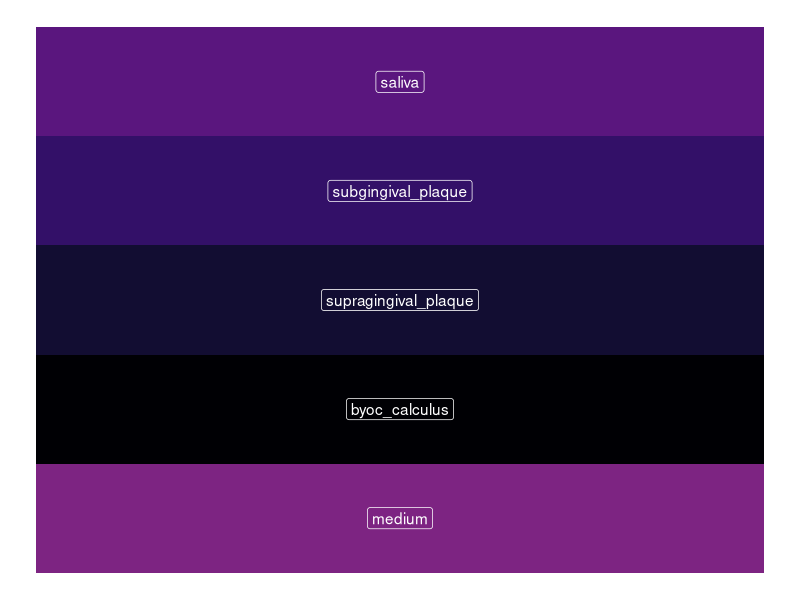
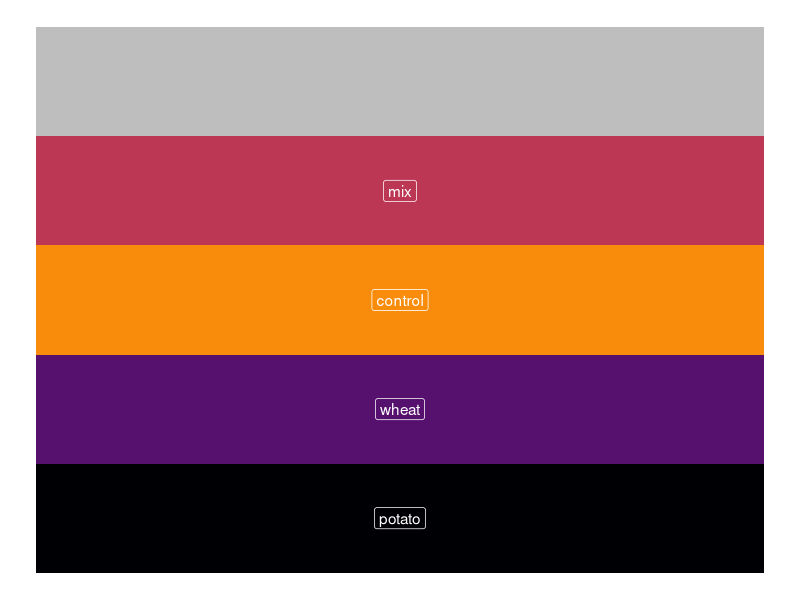
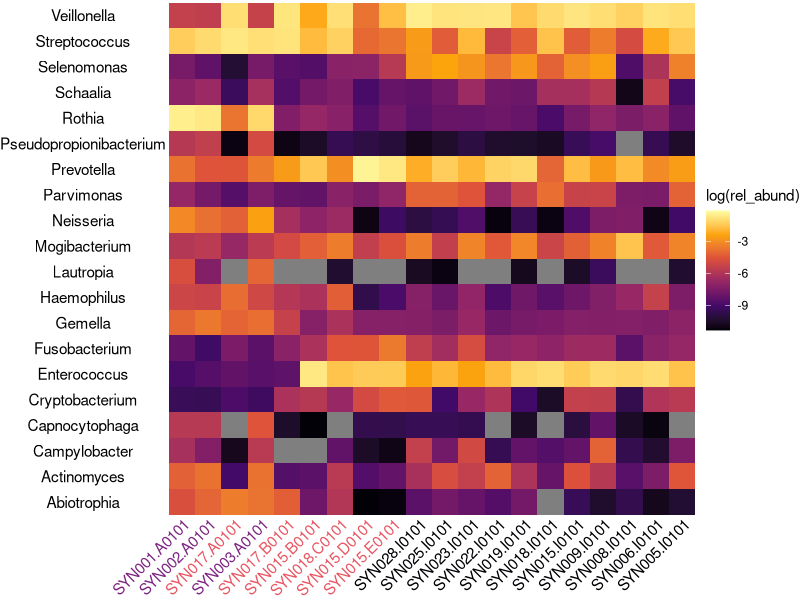
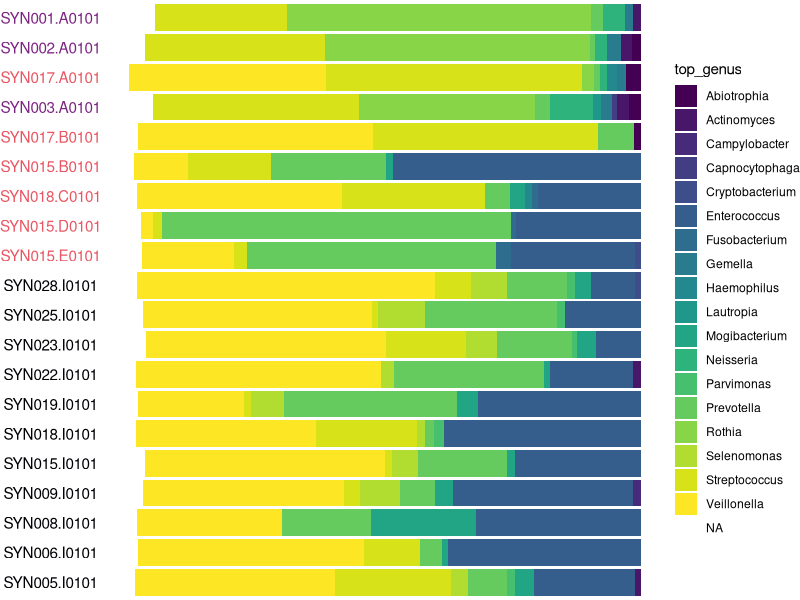
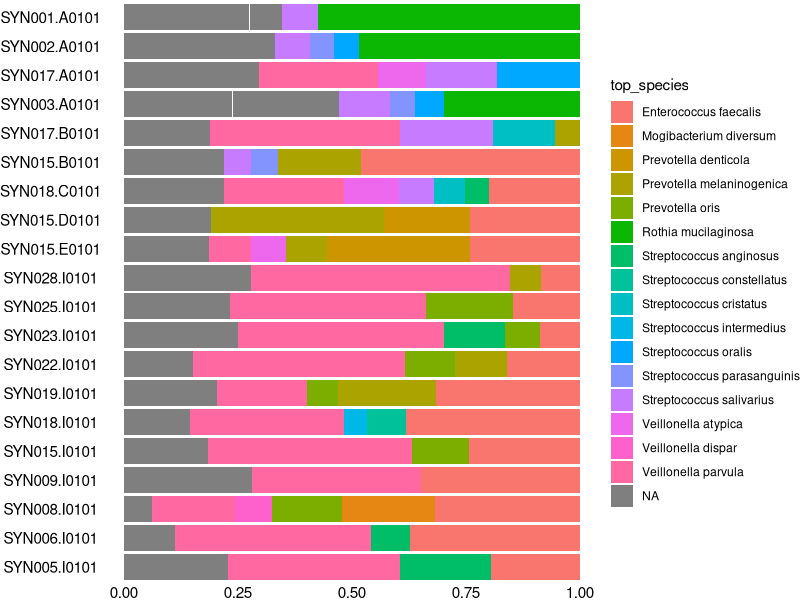
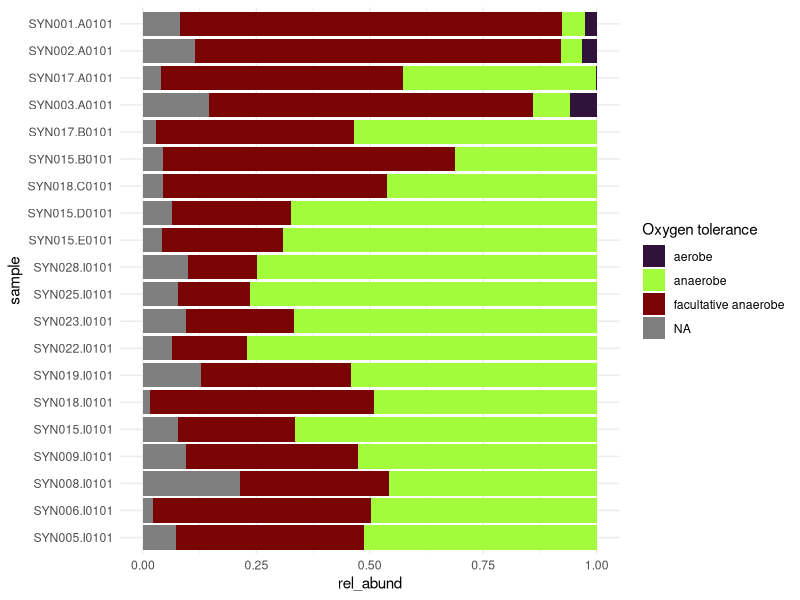
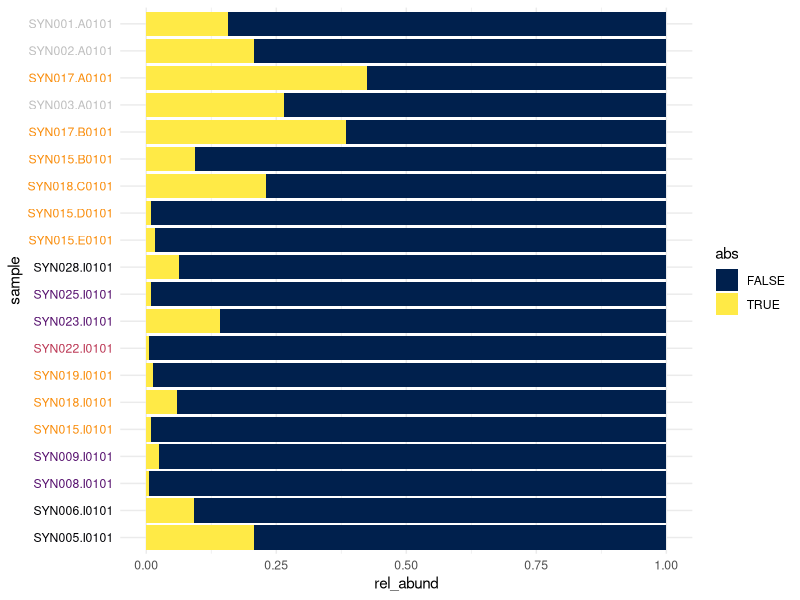

The R source for these figures, in order: (Note: this script raises an error after producing the figures.)
## ---- chunk 1
library(tidyverse)
library(here)
metadata <- readr::read_tsv(here("01-documentation/metadata.tsv"))
analysis_metadata <- readr::read_tsv(here("01-documentation/analysis-metadata.tsv"))
experiment_metadata <- readr::read_tsv(here("01-documentation/experiment-metadata.tsv")) %>%
  filter(`#SampleID` %in% analysis_metadata$`#SampleID`)
bac_properties <- readr::read_tsv(here("01-documentation/species-properties.tsv"))
otu_table_decontam <- readr::read_tsv(here("05-results/post-decontam_taxatable.tsv")) 

# object to order plots by sampling day
day_order <- experiment_metadata %>%
  filter(`#SampleID` %in% analysis_metadata$`#SampleID`) %>%
  #filter(str_detect(`#SampleID`, "SYN")) %>% # only include samples from this study
  arrange(desc(day)) %>% # order by sampling day (ascending)
  .$`#SampleID` # isolate sample names

# my_pallette2 <- c(viridisLite::magma(n = length(top_genus_names)), "grey") 
# names(my_pallette2) <- levels(top_abundance_genus$top_genus)
# my_scale2 <- scale_fill_manual(name = "top_genus", values = my_pallette2)

treatment_colours <- viridisLite::inferno(n = length(unique(experiment_metadata$treatment))) # define pallette and number of colours
env_colours <- viridisLite::magma(n = length(unique(analysis_metadata$Env))) # define pallette and number of colours

experiment_colours <- experiment_metadata %>%
  arrange(desc(day)) %>% 
  mutate(treat_col = case_when(
           treatment == "potato" ~ treatment_colours[1],
           treatment == "wheat" ~ treatment_colours[2],
           treatment == "mix" ~ treatment_colours[3],
           treatment == "control" ~ treatment_colours[4],
           is.na(treatment) ~ "grey"),
         env_col = case_when(
           Env == "saliva" ~ env_colours[5],
           Env == "byoc_calculus" ~ env_colours[1],
           Env == "medium" ~ env_colours[8]
         ))
analysis_colours <- analysis_metadata %>%
  mutate(env_col = case_when(
    Env == "saliva" ~ env_colours[5],
    Env == "byoc_calculus" ~ env_colours[1],
    Env == "subgingival_plaque" ~ env_colours[2],
    Env == "supragingival_plaque" ~ env_colours[3],
    Env == "modern_calculus" ~ env_colours[4]
         ))
## ---- chunk 2
# convert decontaminated taxatable to long format
otu_table_long <- otu_table_decontam %>%
  pivot_longer(
    cols = where(is.numeric),
    names_to = "sample",
    values_to = "count"
    ) %>%
  rename(species = `#OTU ID`) %>%
  mutate(genus = str_extract(species, "\\w+"))
## ---- chunk 3
species_abund_long <- otu_table_long %>%
  group_by(sample) %>%
  mutate(rel_abund = count / sum(count))

genus_abund_long <- species_abund_long %>%
  group_by(sample, genus) %>%
  summarise(
    count = sum(count),
    rel_abund = sum(rel_abund)
    )

# top 20 common genera in experiment
top_20_genus <- genus_abund_long %>%
  filter(str_detect(sample, "SYN")) %>% 
  ungroup() %>%
  arrange(desc(rel_abund)) %>%
  distinct(genus) %>%
  slice_head(n = 20) %>%
  left_join(genus_abund_long, by = "genus")
## ---- chunk 4
species_properties <- bac_properties %>%
  right_join(species_abund_long, by = "species") %>%
  mutate(abs = if_else(is.na(abs), FALSE, abs))
## ---- chunk 5
col_seq <- 1:length(levels(as.factor(analysis_colours$env_col)))
qplot(y= col_seq, x = 1, fill=factor(col_seq), geom="tile") +
  scale_fill_manual(values = na.omit(unique(analysis_colours$env_col))) +
  geom_label(aes(label = unique(analysis_colours$Env)[c(3,4,6,5, 2)]), col = "white") +
  theme_void() +
  theme(legend.position="none")
## ---- chunk 6
col_seq <- 1:length(levels(as.factor(experiment_colours$treat_col)))
qplot(y= col_seq, x = 1, fill=factor(col_seq), geom="tile") +
  scale_fill_manual(values = na.omit(unique(experiment_colours$treat_col))) +
  geom_label(aes(label = unique(experiment_colours$treatment)), col = "white") +
  theme_void() +
  theme(legend.position="none")
## ---- chunk 7
#genus_abund_long
top_20_genus %>% 
  filter(str_detect(sample, "SYN")) %>%
  ggplot(aes(x = sample, y = genus, fill = log(rel_abund))) +
    geom_tile() +
    theme_void() +
    scale_x_discrete(limits = rev(day_order)) + # reverse day_order vector
    #my_scale2 +
    theme(
      axis.text = element_text(),
      axis.text.x = element_text(
        angle = 45,
        hjust = 1,
        vjust = 1,
        colour = rev(experiment_colours$env_col)
        )) +
    scale_fill_viridis_c(option = "B")

genus_abund_long %>%
  filter(str_detect(sample, "SYN")) %>% 
  mutate(top_genus = case_when(rel_abund > 0.01 ~ genus,
                               TRUE ~ NA_character_)) %>% 
  ggplot(aes(x = rel_abund, y = sample, fill = top_genus)) +
    geom_col() +
    theme_void() +
    scale_y_discrete(limits = day_order) +
    #my_scale2 +
    theme(
      axis.text.y = element_text(colour = experiment_colours$env_col)) +
    scale_fill_viridis_d(option = "D")
## ---- chunk 8
 # label all species below top 10 as 'other' so the rel_abund still sums to 1 for plotting


# Plot colours
# my_pallette <- c(viridisLite::plasma(n = length(top_species_names)), "grey") 
# names(my_pallette) <- levels(top_abundance_species$top_species)
# my_scale <- scale_fill_manual(name = "top_species", values = my_pallette)
# 
# # Plot colours
# species_colours_sample <- top_abundance_species %>% 
#   filter(str_detect(sample, "SYN")) %>%
#   mutate(top_species = as.character(top_species)) %>% 
#   .$top_species %>%
#   unique()
# my_pallette <- c(viridisLite::plasma(n = length(species_colours_sample) - 1), "grey") 
# names(my_pallette) <- c(species_colours_sample[which(species_colours_sample != "other")], "other")
# my_scale <- scale_fill_manual(name = "top_species", values = my_pallette)
# 
# top_abundance_species %>%
#   filter(str_detect(sample, "SYN")) %>%
#   #arrange(day) %>%
#   ggplot(aes(x = rel_abund, y = sample, fill = top_species)) +
#     geom_col() +
#     theme_void() +
#     scale_y_discrete(limits = day_order) +
#     my_scale +
#     theme(axis.text = element_text())

species_abund_long %>%
  filter(str_detect(sample, "SYN")) %>% 
  mutate(top_species = case_when(rel_abund > 0.05 ~ species,
                               TRUE ~ NA_character_)) %>% 
  ggplot(aes(x = rel_abund, y = sample, fill = top_species)) +
    geom_col() +
    theme_void() +
    scale_y_discrete(limits = day_order) +
    #my_scale2 +
    theme(axis.text = element_text())
## ---- chunk 9
no_match <- unique(filter(species_properties, is.na(`Oxygen tolerance`))$species) # which species had no match?
## ---- chunk 10
species_properties %>% 
  filter(str_detect(sample, "SYN")) %>% 
  ggplot(aes(y = sample, x = rel_abund, fill = `Oxygen tolerance`)) +
    geom_col() +
    theme_minimal() +
    #theme(axis.text.x = element_text(angle = 90)) +
    scale_y_discrete(limits = day_order) +
    scale_fill_manual(
      values = viridisLite::turbo(n = length(levels(as.factor(species_properties$`Oxygen tolerance`)))))
## ---- chunk 11
species_properties %>% 
  filter(str_detect(sample, "SYN")) %>%#,
         #str_detect(sample, "SYN00[1-3]", negate = T)) %>% 
  ggplot(aes(y = sample, x = rel_abund, fill = abs)) +
    geom_col() +
    theme_minimal() +
    #theme(axis.text.x = element_text(angle = 90)) +
    scale_y_discrete(limits = day_order) +
    scale_fill_manual(
      values = viridisLite::cividis(n = 2)) +
    theme(
      axis.text.y = element_text(
        colour = experiment_colours %>%
          arrange(desc(day)) %>%
          .$treat_col))
## ---- chunk 12
analysis_metadata %>%
  filter(str_detect(`#SampleID`, "SYN")) %>% 
  dplyr::select(`#SampleID`, treatment)
## ---- chunk 13
species_properties %>% 
  filter(str_detect(sample, "SYN[0-9]*.[A-H]", negate = T)) %>% 
  ggplot(aes(y = sample, x = rel_abund, fill = `Oxygen tolerance`)) +
    geom_col() +
    scale_fill_viridis_d() +
    theme_minimal()
    #theme(axis.text.x = element_text(angle = 90)) +
## ---- chunk 14
species_properties %>% 
  filter(str_detect(sample, "SYN[0-9]*.[A-H]", negate = T)) %>% 
  ggplot(aes(y = sample, x = rel_abund, fill = abs)) +
    geom_col() +
    theme_minimal() +
    scale_fill_viridis_d()
    #theme(axis.text.x = element_text(angle = 90)) +
